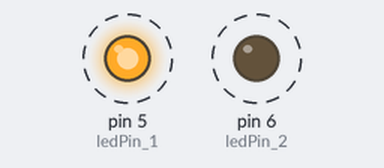
The sketch below on a simulated Arduino Uno, built with avr-gcc and run on an emulated ATmega328P. Parts: output pins drawn as LEDs (lit = HIGH). Dashed ring = blinking. What the sketch prints to the serial monitor is not drawn.

Above: at 0.5 s.
Timing chart, 0 to 4.6 s (numbered marks = the images above):
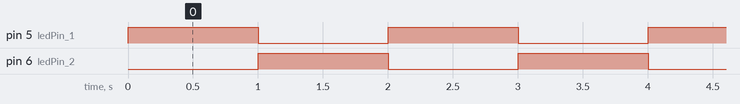

Measured:
- by itself, pin 5 (ledPin_1), pin 6 (ledPin_2): alternates HIGH for 1.0 s and LOW for 1.0 s

The sketch:

03-blinkTwo.ino
```cpp
// blink 2 LEDs using a STATE variable for EACH LED.
// the state variable help us keep track of the different LEDs
// led STATEs change WITHIN loops in sync with each other
// ASYMMETRIC ON / OFF - alternating LEDs


// led PINs
int ledPin_1= 5;
int ledPin_2= 6;

// possible led states
boolean ON = 1;
boolean OFF = 0;

// utility variables
int loopCounter = 0;

void setup() {
  // put your setup code here, to run once:
  // set pinModes
  pinMode(ledPin_1, OUTPUT);
  pinMode(ledPin_2, OUTPUT);

  // start serial
  Serial.begin(9600);
}

void loop() {

  // put your main code here, to run repeatedly:
  Serial.print("loop ");
  Serial.println(loopCounter);

  // -----------   Pattern 1   ------------------

  // ***********   write the LEDs
  digitalWrite(ledPin_1, ON);  // ON  = 1
  digitalWrite(ledPin_2, OFF);  // OFF = 0

     // print led state
     Serial.println("  LEDs-> ON,  OFF");

  // *********** delay - determines how long we see pattern 1
  delay ( 1000 );


  // -----------   Pattern 2  ------------------

  // ***********   write the LEDs
  digitalWrite(ledPin_1, OFF);  // OFF = 0
  digitalWrite(ledPin_2, ON);  // ON  = 1

      // print led state
      Serial.println("  LEDs-> OFF, ON");

  // ***********  delay - determines how long we see pattern 2
  delay ( 1000 );

  // ***********   increment loop counter
  // loopCounter is just a way to clearly see how the code is flowing
  // you don't *NEED* it in your programs
  loopCounter++;

}
```
